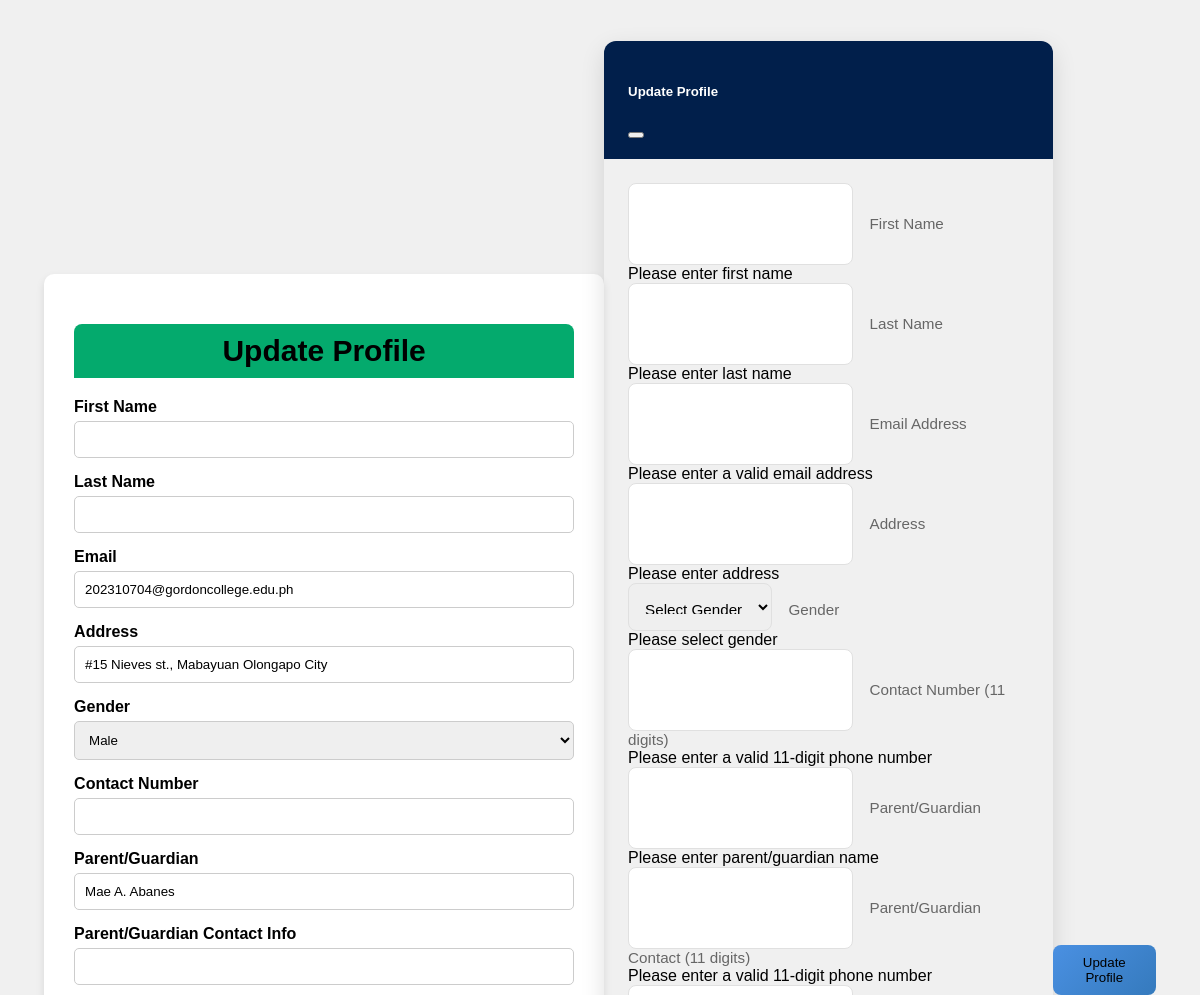
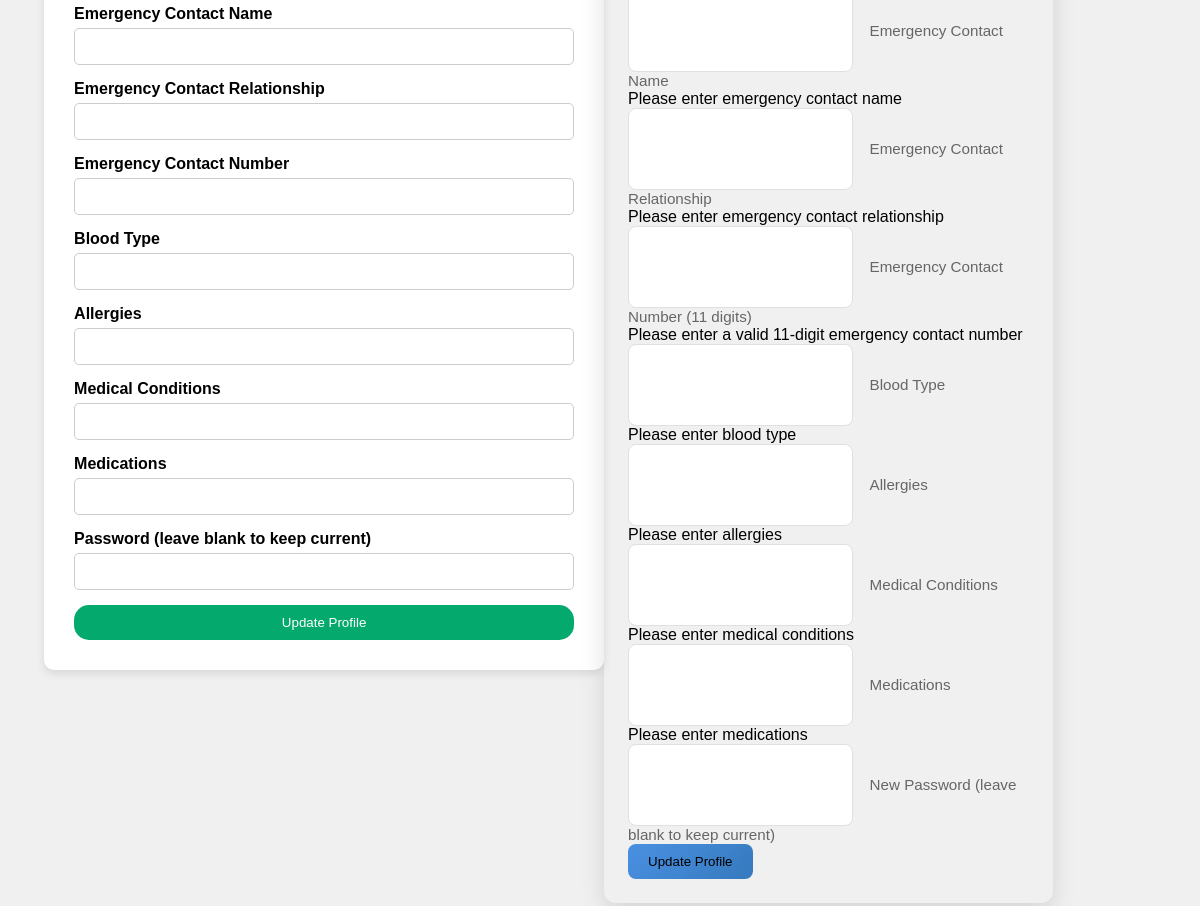
The page /update.php (signed in) on the database its author committed (2 pictures, top to bottom).
### tables this page shows
CREATE TABLE `students` (
  `studentID` bigint(20) NOT NULL,
  `name` varchar(100) DEFAULT NULL,
  `address` varchar(255) DEFAULT NULL,
  `parentGuardian` varchar(100) DEFAULT NULL,
  `contactNumber` varchar(20) DEFAULT NULL,
  `course` varchar(100) DEFAULT NULL,
  `dateOfBirth` date DEFAULT NULL,
  `email` varchar(100) DEFAULT NULL,
  `gender` varchar(10) DEFAULT NULL,
  `lastLogin` datetime DEFAULT NULL,
  `lastUpdated` datetime DEFAULT NULL,
  `otpCode` varchar(10) DEFAULT NULL,
  `otpExpiry` datetime DEFAULT NULL,
  `password` varchar(100) DEFAULT NULL,
  `yearLevel` varchar(20) DEFAULT NULL,
  `year` varchar(10) DEFAULT NULL,
  `profilePhoto` varchar(255) DEFAULT NULL,
  `firstName` varchar(100) DEFAULT NULL,
  `lastName` varchar(100) DEFAULT NULL
);

### update.php (the view, shortened to what this page needs)
<?php
include 'config.php';
$studentID = $_SESSION['studentID'];
$query = "SELECT * FROM students WHERE StudentID = ?";
$stmt = $conn->prepare($query);
$stmt->bind_param("s", $studentID);
$stmt->execute();
$result = $stmt->get_result();
if ($result->num_rows > 0) {
    $user = $result->fetch_assoc();
} else {
    die("User not found.");
}
?>
<!DOCTYPE html>
<html lang="en">
<head>
</head>
<body>
    <div class="form-container">
        <h1 class="title">Update Profile</h1>
        <form method="POST">
            <label for="firstName">First Name</label>
            <input type="text" id="firstName" name="firstName" value="<?= htmlspecialchars($user['FirstName'] ?? '') ?>" required>
            <label for="lastName">Last Name</label>
            <input type="text" id="lastName" name="lastName" value="<?= htmlspecialchars($user['LastName'] ?? '') ?>" required>
            <label for="email">Email</label>
            <input type="email" id="email" name="email" value="<?= htmlspecialchars($user['email'] ?? '') ?>" required>
            <label for="address">Address</label>
            <input type="text" id="address" name="address" value="<?= htmlspecialchars($user['address'] ?? '') ?>" required>
            <label for="gender">Gender</label>
            <select id="gender" name="gender" required>
                <option value="Male" <?= ($user['GENDER'] ?? '') == 'Male' ? 'selected' : '' ?>>Male</option>
            </select>
            <label for="contactNumber">Contact Number</label>
            <input type="number" id="contactNumber" name="contactNumber" value="<?= htmlspecialchars($user['ContactNumber'] ?? '') ?>" required>
            <label for="parentGuardian">Parent/Guardian</label>
            <input type="text" id="parentGuardian" name="parentGuardian" value="<?= htmlspecialchars($user['parentGuardian'] ?? '') ?>" required>
            <label for="parentContact">Parent/Guardian Contact Info</label>
            <input type="number" id="parentContact" name="parentContact" value="<?= htmlspecialchars($user['parentContact'] ?? '') ?>" required>
            <label for="emergencyContactName">Emergency Contact Name</label>
            <input type="text" id="emergencyContactName" name="emergencyContactName" value="<?= htmlspecialchars($user['emergencyContactName'] ?? '') ?>" required>
            <label for="emergencyContactRelationship">Emergency Contact Relationship</label>
            <input type="text" id="emergencyContactRelationship" name="emergencyContactRelationship" value="<?= htmlspecialchars($user['emergencyContactRelationship'] ?? '') ?>" required>
            <label for="emergencyContactNumber">Emergency Contact Number</label>
            <input type="number" id="emergencyContactNumber" name="emergencyContactNumber" value="<?= htmlspecialchars($user['emergencyContactNumber'] ?? '') ?>" required>
            <label for="bloodType">Blood Type</label>
            <input type="text" id="bloodType" name="bloodType" value="<?= htmlspecialchars($user['bloodType'] ?? '') ?>" required>
            <label for="allergies">Allergies</label>
            <input type="text" id="allergies" name="allergies" value="<?= htmlspecialchars($user['allergies'] ?? '') ?>" required>
            <label for="medicalConditions">Medical Conditions</label>
            <input type="text" id="medicalConditions" name="medicalConditions" value="<?= htmlspecialchars($user['medicalConditions'] ?? '') ?>" required>
            <label for="medications">Medications</label>
            <input type="text" id="medications" name="medications" value="<?= htmlspecialchars($user['medications'] ?? '') ?>" required>
            <label for="password">Password (leave blank to keep current)</label>
            <input type="password" id="password" name="password">
            <button type="submit">Update Profile</button>
        </form>
    </div>
    <div class="modal fade" id="updateProfileModal" tabindex="-1" aria-labelledby="updateProfileModalLabel" aria-hidden="true" data-bs-backdrop="static">
        <div class="modal-dialog modal-dialog-centered">
            <div class="modal-content">
                <div class="modal-header">
                    <h5 class="modal-title" id="updateProfileModalLabel">Update Profile</h5>
                    <button type="button" class="btn-close btn-close-white" data-bs-dismiss="modal" aria-label="Close"></button>
                </div>
                <div class="modal-body">
                    <form method="POST" action="update.php" id="updateProfileForm" class="needs-validation" novalidate>
                        <div class="row">
                            <div class="col-md-6">
                                <div class="form-floating mb-3">
                                    <input type="text" class="form-control" id="firstName" name="firstName" required>
                                    <label for="firstName">First Name</label>
                                    <div class="invalid-feedback">Please enter first name</div>
                                </div>
                            </div>
                            <div class="col-md-6">
                                <div class="form-floating mb-3">
                                    <input type="text" class="form-control" id="lastName" name="lastName" required>
                                    <label for="lastName">Last Name</label>
                                    <div class="invalid-feedback">Please enter last name</div>
                                </div>
                            </div>
                        </div>
                        <div class="form-floating mb-3">
                            <input type="email" class="form-control" id="email" name="email" required>
                            <label for="email">Email Address</label>
                            <div class="invalid-feedback">Please enter a valid email address</div>
                        </div>
                        <div class="form-floating mb-3">
                            <input type="text" class="form-control" id="address" name="address" required>
                            <label for="address">Address</label>
                            <div class="invalid-feedback">Please enter address</div>
                        </div>
                        <div class="form-floating mb-3">
                            <select class="form-select" id="gender" name="gender" required>
                                <option value="">Select Gender</option>
                            </select>
                            <label for="gender">Gender</label>
                            <div class="invalid-feedback">Please select gender</div>
                        </div>
                        <div class="form-floating mb-3">
                            <input type="tel" class="form-control" id="contactNumber" name="contactNumber" required pattern="[0-9]{11}">
                            <label for="contactNumber">Contact Number (11 digits)</label>
                            <div class="invalid-feedback">Please enter a valid 11-digit phone number</div>
                        </div>
                        <div class="form-floating mb-3">
                            <input type="text" class="form-control" id="parentGuardian" name="parentGuardian" required>
                            <label for="parentGuardian">Parent/Guardian</label>
                            <div class="invalid-feedback">Please enter parent/guardian name</div>
                        </div>
                        <div class="form-floating mb-3">
                            <input type="tel" class="form-control" id="parentContact" name="parentContact" required pattern="[0-9]{11}">
                            <label for="parentContact">Parent/Guardian Contact (11 digits)</label>
                            <div class="invalid-feedback">Please enter a valid 11-digit phone number</div>
                        </div>
                        <div class="form-floating mb-3">
                            <input type="text" class="form-control" id="emergencyContactName" name="emergencyContactName" required>
                            <label for="emergencyContactName">Emergency Contact Name</label>
                            <div class="invalid-feedback">Please enter emergency contact name</div>
                        </div>
                        <div class="form-floating mb-3">
                            <input type="text" class="form-control" id="emergencyContactRelationship" name="emergencyContactRelationship" required>
                            <label for="emergencyContactRelationship">Emergency Contact Relationship</label>
                            <div class="invalid-feedback">Please enter emergency contact relationship</div>
                        </div>
                        <div class="form-floating mb-3">
                            <input type="tel" class="form-control" id="emergencyContactNumber" name="emergencyContactNumber" required pattern="[0-9]{11}">
                            <label for="emergencyContactNumber">Emergency Contact Number (11 digits)</label>
                            <div class="invalid-feedback">Please enter a valid 11-digit emergency contact number</div>
                        </div>
                        <div class="form-floating mb-3">
                            <input type="text" class="form-control" id="bloodType" name="bloodType" required>
                            <label for="bloodType">Blood Type</label>
                            <div class="invalid-feedback">Please enter blood type</div>
                        </div>
                        <div class="form-floating mb-3">
                            <input type="text" class="form-control" id="allergies" name="allergies" required>
                            <label for="allergies">Allergies</label>
                            <div class="invalid-feedback">Please enter allergies</div>
                        </div>
                        <div class="form-floating mb-3">
                            <input type="text" class="form-control" id="medicalConditions" name="medicalConditions" required>
                            <label for="medicalConditions">Medical Conditions</label>
                            <div class="invalid-feedback">Please enter medical conditions</div>
                        </div>
                        <div class="form-floating mb-3">
                            <input type="text" class="form-control" id="medications" name="medications" required>
                            <label for="medications">Medications</label>
                            <div class="invalid-feedback">Please enter medications</div>
                        </div>
                        <div class="form-floating mb-3">
                            <input type="password" class="form-control" id="password" name="password">
                            <label for="password">New Password (leave blank to keep current)</label>
                        </div>
                        <div class="d-grid">
                            <button type="submit" class="btn btn-primary">Update Profile</button>
                        </div>
                    </form>
                </div>
            </div>
        </div>
    </div>
    <button type="button" class="btn btn-primary" onclick="populateUpdateForm(<?php echo json_encode($user); ?>)">
        <i class="bi bi-pencil-square"></i> Update Profile
    </button>
</body>
</html>

### update.php (style rules this page uses)
body, html { font-family: Arial, sans-serif; background-color: #f0f0f0; display: flex; justify-content: center; align-items: center; height: 100vh; margin: 0; }
.title { font-size: 30px; font-weight: bold; color: #000000; background-color: #04AA6D; padding: 10px 20px; border-radius: 8px 8px 0 0; width: 100%; box-sizing: border-box; }
.form-container { background: white; padding: 30px; border-radius: 10px; box-shadow: 0 4px 8px rgba(0, 0, 0, 0.1); max-width: 500px; width: 100%; max-height: 90vh; overflow-y: auto; }
.form-container h1 { text-align: center; margin-bottom: 20px; }
.form-container label { display: block; margin-bottom: 5px; font-weight: bold; }
.form-container input, .form-container select { width: 100%; padding: 10px; margin-bottom: 15px; border: 1px solid #ccc; border-radius: 5px; box-sizing: border-box; }
.form-container button { background-color: #04AA6D; color: white; border: none; padding: 10px 20px; cursor: pointer; border-radius: 15px; width: 100%; }
.modal-content { border: none; border-radius: 12px; box-shadow: 0 8px 24px rgba(0, 0, 0, 0.12); }
.modal-header { background: #011f4b; color: white; border-radius: 12px 12px 0 0; padding: 1.25rem 1.5rem; border: none; }
.modal-body { padding: 1.5rem; }
.form-floating > .form-control, .form-floating > .form-select { height: 48px; padding: 1rem 0.75rem; border: 1.5px solid #e0e0e0; border-radius: 8px; font-size: 0.95rem; transition: all 0.2s ease; }
.form-floating > label { padding: 1rem 0.75rem; color: #666; font-size: 0.95rem; }
.btn-primary { background: linear-gradient(135deg, #4a90e2 0%, #357abd 100%); border: none; padding: 10px 20px; border-radius: 8px; font-weight: 500; }

### rows shown on the page
students: email "202310704@gordoncollege.edu.ph", address "#15 Nieves st., Mabayuan Olongapo City", parentGuardian "Mae A. Abanes"
